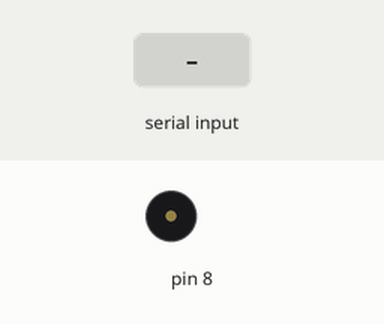
Simulated run of this sketch. Board: Arduino Uno, built with avr-gcc and run on an emulated ATmega328P. Parts: buzzer (waves = sounding). The inputs (shaded band) are chosen by the test bench.

Above: at 1.2 s.
1.3 s: "2" received over Serial
At 1.48 s:
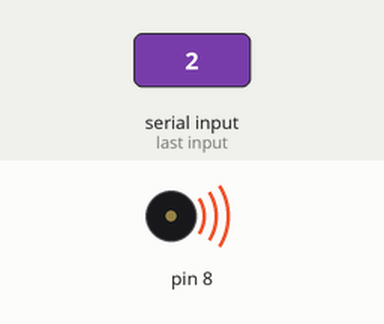
4.3 s: "0" received over Serial
At 5.0 s:
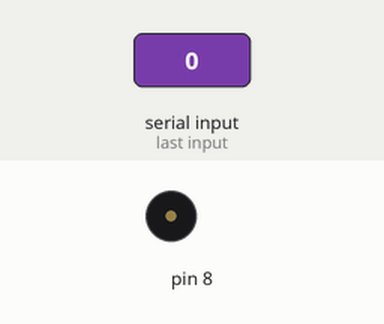
5.8 s: "1" received over Serial
At 6.8 s:
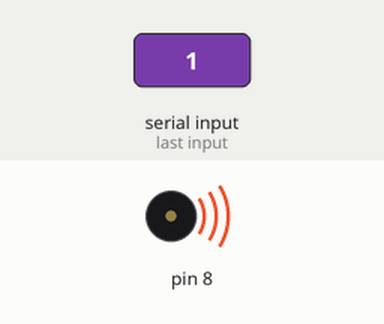
Timing chart, 0 to 13.3 s (numbered marks = the images above; inputs shaded):
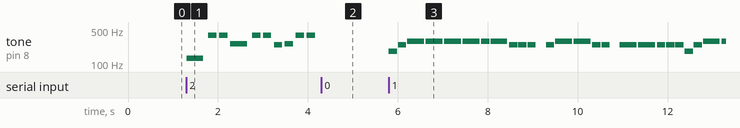

The sketch:

music.ino
```cpp
#include <Arduino.h>

#define NOTE_B0  31
#define NOTE_C1  33
#define NOTE_CS1 35
#define NOTE_D1  37
#define NOTE_DS1 39
#define NOTE_E1  41
#define NOTE_F1  44
#define NOTE_FS1 46
#define NOTE_G1  49
#define NOTE_GS1 52
#define NOTE_A1  55
#define NOTE_AS1 58
#define NOTE_B1  62
#define NOTE_C2  65
#define NOTE_CS2 69
#define NOTE_D2  73
#define NOTE_DS2 78
#define NOTE_E2  82
#define NOTE_F2  87
#define NOTE_FS2 93
#define NOTE_G2  98
#define NOTE_GS2 104
#define NOTE_A2  110
#define NOTE_AS2 117
#define NOTE_B2  123
#define NOTE_C3  131
#define NOTE_CS3 139
#define NOTE_D3  147
#define NOTE_DS3 156
#define NOTE_E3  165
#define NOTE_F3  175
#define NOTE_FS3 185
#define NOTE_G3  196
#define NOTE_GS3 208
#define NOTE_A3  220
#define NOTE_AS3 233
#define NOTE_B3  247
#define NOTE_C4  262
#define NOTE_CS4 277
#define NOTE_D4  294
#define NOTE_DS4 311
#define NOTE_E4  330
#define NOTE_F4  349
#define NOTE_FS4 370
#define NOTE_G4  392
#define NOTE_GS4 415
#define NOTE_A4  440
#define NOTE_AS4 466
#define NOTE_B4  494
#define NOTE_C5  523
#define NOTE_CS5 554
#define NOTE_D5  587
#define NOTE_DS5 622
#define NOTE_E5  659
#define NOTE_F5  698
#define NOTE_FS5 740
#define NOTE_G5  784
#define NOTE_GS5 831
#define NOTE_A5  880
#define NOTE_AS5 932
#define NOTE_B5  988
#define NOTE_C6  1047
#define NOTE_CS6 1109
#define NOTE_D6  1175
#define NOTE_DS6 1245
#define NOTE_E6  1319
#define NOTE_F6  1397
#define NOTE_FS6 1480
#define NOTE_G6  1568
#define NOTE_GS6 1661
#define NOTE_A6  1760
#define NOTE_AS6 1865
#define NOTE_B6  1976
#define NOTE_C7  2093
#define NOTE_CS7 2217
#define NOTE_D7  2349
#define NOTE_DS7 2489
#define NOTE_E7  2637
#define NOTE_F7  2794
#define NOTE_FS7 2960
#define NOTE_G7  3136
#define NOTE_GS7 3322
#define NOTE_A7  3520
#define NOTE_AS7 3729
#define NOTE_B7  3951
#define NOTE_C8  4186
#define NOTE_CS8 4435
#define NOTE_D8  4699
#define NOTE_DS8 4978

void setup() {
  Serial.begin(9600);
}

void loop() {
  if (Serial.available()) {
    char c = Serial.read();
    if (c == '0') {
      noTone(8);
    }
    else if (c == '1') {
      play_style();
      noTone(8);
    }
    else if (c == '2') {
      play_kahoot();
      noTone(8);
    }
    else if (c == '3') {
      play_christmas();
      noTone(8);
    }
  }
}


int style_melody[] = {
  // instrumentals
  NOTE_FS3, NOTE_B3, NOTE_D4, NOTE_D4,NOTE_D4,NOTE_D4,NOTE_D4,NOTE_D4,NOTE_B3,NOTE_B3,NOTE_B3,0,NOTE_B3,NOTE_D4,NOTE_D4,NOTE_B3,NOTE_B3,0,NOTE_B3,NOTE_B3,NOTE_B3,NOTE_B3,NOTE_B3,
  // repeat!
  NOTE_FS3,NOTE_B3,NOTE_D4,NOTE_D4,NOTE_D4,NOTE_D4,NOTE_D4,NOTE_D4,NOTE_B3,NOTE_B3,NOTE_B3,0,NOTE_B3,NOTE_D4,NOTE_D4,NOTE_B3,NOTE_B3,0,
  // verse 1 starts!
  // lyrics: "midnight, you come and pick me up no headlights"
  NOTE_E4,NOTE_FS4,NOTE_FS4,0,NOTE_D4,NOTE_E4,NOTE_FS4,0,NOTE_FS4,NOTE_E4,NOTE_E4,0,NOTE_D4,NOTE_E4,NOTE_FS4,NOTE_FS4,0,NOTE_B3,NOTE_CS4,NOTE_E4,0,NOTE_A3,NOTE_B3,NOTE_D4,0,
  // "long drive, could end in burning flames or paradise"
  NOTE_E4,NOTE_FS4,NOTE_FS4,0,NOTE_D4,NOTE_E4,NOTE_FS4,0,NOTE_FS4,NOTE_E4,NOTE_E4,0,NOTE_D4,NOTE_E4,NOTE_FS4,NOTE_FS4,0,NOTE_B3,NOTE_CS4,NOTE_E4,0,NOTE_A3,NOTE_B3,NOTE_D4,0,
  // "fade into view, oh"
  NOTE_D4,NOTE_D4,NOTE_A4,NOTE_A4,NOTE_FS4,NOTE_E4,0,NOTE_A4,
  // "it's been a while since i have even heard from you"
  0,NOTE_A4,NOTE_A4,0,NOTE_G4,NOTE_G4,0,NOTE_FS4,NOTE_FS4,0,NOTE_E4,NOTE_E4,0,NOTE_D4,NOTE_E4,NOTE_FS4,NOTE_FS4,0,NOTE_D4,NOTE_E4,NOTE_FS4,NOTE_FS4,0,
  // pre chorus starts
  // "and i should just tell you to leave cause i"
  NOTE_D4,NOTE_D4,NOTE_D4,NOTE_D4,NOTE_D4,NOTE_B3,NOTE_E4,NOTE_B3,NOTE_B3,0,
  // "know exactly where it leads but i"
  NOTE_D4,NOTE_D4,NOTE_D4,NOTE_D4,NOTE_D4,NOTE_B3,NOTE_E4,NOTE_B3,NOTE_B3,0,
  // "watch us go round and round each time"
  NOTE_B3,NOTE_B3,NOTE_D4,NOTE_D4,NOTE_B3,NOTE_D4,NOTE_B3,NOTE_D4,0,NOTE_E4,NOTE_FS4,NOTE_A4,NOTE_A4,0,
  // chorus starts
  // "you got that james dean daydream look in your eye"
  NOTE_FS4,NOTE_E4,NOTE_D4,NOTE_E4,NOTE_E4,NOTE_E4,NOTE_E4,NOTE_E4,NOTE_FS4,NOTE_E4,NOTE_A4,0,
  // "and i got that red lip classic thing that you like"
  NOTE_FS4,NOTE_E4,NOTE_D4,NOTE_B3,NOTE_E4,NOTE_E4,NOTE_E4,NOTE_E4,NOTE_E4,NOTE_FS4,NOTE_E4,NOTE_A4,0,
  // "and when we go crashing down we come back every time"
  NOTE_FS4,NOTE_E4,NOTE_D4,NOTE_B3,NOTE_E4,NOTE_E4,NOTE_E4,NOTE_E4,NOTE_D4,NOTE_E4,NOTE_FS4,NOTE_E4,NOTE_A4, 0,
  // "we never go out of style, we never go out of style"
  NOTE_FS4,NOTE_E4,NOTE_D4,NOTE_B3,NOTE_E4,NOTE_E4,NOTE_E4,NOTE_FS4,NOTE_E4,NOTE_D4,NOTE_B3,NOTE_D5,NOTE_D5,NOTE_D5,
};


int style_note_durations[] = {
  8,8,4,4,4,4,8,4,8,8,8,8,8,4,4,8,8,8,4,4,8,8,8,8,8,4,4,4,4,8,4,8,8,8,8,8,4,4,8,8,4,
  4,8,2,4,8,8,8,8,4,8,8,8,4,4,8,2,4,8,8,2,8,8,8,2,4,
  4,8,2,4,8,8,8,8,4,8,8,8,4,4,8,2,4,8,8,2,8,8,8,2,4,
  8,8,4,4,4,4,
  8, 8, 8,
  8,4,8,8,4,8,8,4,8,8,4,8,4,4,8,2,
  8,4,4,8,2,
  4,
  8,8,8,8,8,8,4,8,4,4,
  8,8,8,8,8,8,4,8,4,4,
  8,8,4,4,8,4,4,4,8,
  8,8,4,4,8,
  4,4,4,2,2,2,2,4,8,3,2,16,
  4,8,8,4,2,2,2,2,4,8,3,2,16,
  4,8,8,4,2,2,2,4,4,4,8,3,2,16,
  4,8,8,4,3,3,2,4,8,8,4,3,3,2
};

void play_style() {
  for (int this_note = 0; this_note < 209; this_note++) {
    int note_duration = 1500 / style_note_durations[this_note];
    tone(8, style_melody[this_note], note_duration);
    int pause = note_duration * 1.1;
    delay(pause);
    noTone(8);
    char c = Serial.read();
      if (c == '0') {
      break;
  }
}
}

int kahoot_melody[] = {
  NOTE_C3,NOTE_G4,NOTE_G4,NOTE_C4,NOTE_G4,NOTE_G4,NOTE_B3,NOTE_C4,NOTE_G4,NOTE_G4,0,
  NOTE_G4,NOTE_G4,NOTE_F3,NOTE_F4,NOTE_F4,NOTE_F3,NOTE_F4,NOTE_F4,0,
  NOTE_F4,NOTE_F4,NOTE_E3,NOTE_D3,NOTE_E4,NOTE_E4,

  NOTE_C3,NOTE_G4,NOTE_G4,NOTE_C4,NOTE_G4,NOTE_G4,NOTE_B3,NOTE_C4,NOTE_G4,NOTE_G4,0,
  NOTE_G4,NOTE_G4,NOTE_F3,NOTE_F4,NOTE_F4,NOTE_F3,NOTE_F4,NOTE_F4,0,
  NOTE_F4,NOTE_F4,NOTE_E3,NOTE_D3,NOTE_E4,NOTE_E4,

  NOTE_E4,0,NOTE_E4,0,NOTE_G4,0,NOTE_G4,0,NOTE_C4,0,NOTE_C4,0,NOTE_G4,0,NOTE_G4,0,0,
  NOTE_G4,0,NOTE_G4,0,0,

  NOTE_G4,0,NOTE_G4,0,NOTE_F3,NOTE_F4,0,NOTE_F4,0,NOTE_F3,NOTE_F4,0,NOTE_F4,0,0,NOTE_F4,0,
  NOTE_F4,0,NOTE_E3,NOTE_D3,NOTE_E4,0,NOTE_E4,0,

  NOTE_E4,0,NOTE_E4,0,NOTE_G4,0,NOTE_G4,0,
  NOTE_C4,0,NOTE_C4,0,NOTE_G4,0,NOTE_G4,0,0,

  NOTE_G4,0,NOTE_G4,0,0,
  NOTE_G4,0,NOTE_G4,0,NOTE_F3,NOTE_F4,0,NOTE_F4,0,NOTE_F3,NOTE_F4,0,NOTE_F4,0,0,
  NOTE_F4,0,NOTE_F4,0,NOTE_E3,NOTE_D3,NOTE_E4,0,NOTE_E4,0,
  // 146 notes total
};

int kahoot_note_durations[] = {
  4, 8, 8, 4, 8, 8, 8, 8, 8, 8, 4,
  8, 8, 4, 8, 8, 4, 8, 8, 4,
  8, 8, 8, 8, 8, 8,
  4, 8, 8, 4, 8, 8, 8, 8, 8, 8, 4,
  8, 8, 4, 8, 8, 4, 8, 8, 4,
  8, 8, 8, 8, 8, 8,
  16, 16, 16, 16, 16, 16, 16, 16, 16, 16, 16, 16, 16, 16, 16, 16, 4,
  16, 16, 16, 16, 4,
  16, 16, 16, 16, 4, 16, 16, 16, 16, 4, 16, 16, 16, 16, 4,
  16, 16, 16, 16, 8, 8, 16, 16, 16, 16,
  16, 16, 16, 16, 16, 16, 16, 16, 16, 16, 16, 16, 16, 16, 16, 16, 4,
  16, 16, 16, 16, 4,
  16, 16, 16, 16, 4, 16, 16, 16, 16, 4, 16, 16, 16, 16, 4,
  16, 16, 16, 16, 8, 8, 16, 16, 16, 16,
};

void play_kahoot() {
  for (int this_note = 0; this_note < 146; this_note++) {
    int note_duration = 1500 / kahoot_note_durations[this_note];
    tone(8, kahoot_melody[this_note], note_duration);
    int pause = note_duration * 1.3;
    delay(pause);
    noTone(8);
    char c = Serial.read();
      if (c == '0') {
      break;
  }
}
}

int christmas_melody[] = {
  NOTE_G4,NOTE_B4,NOTE_D5,NOTE_FS5,NOTE_G5,NOTE_FS5,NOTE_D5,NOTE_B4,NOTE_G4,NOTE_C5,NOTE_D5,NOTE_G5,NOTE_D5,0,NOTE_A4,NOTE_G4,0,NOTE_B4,NOTE_D5,NOTE_FS5,NOTE_G5,NOTE_FS5,NOTE_E5,NOTE_D5,0,

  NOTE_A5,NOTE_G5,NOTE_G5,NOTE_FS5,NOTE_FS5,NOTE_G5,NOTE_FS5,NOTE_E5,NOTE_D5,0,

  NOTE_C5,NOTE_E5,NOTE_G5,NOTE_A5,NOTE_B5,NOTE_A5,NOTE_G5,NOTE_E5,0,NOTE_B5,NOTE_D6,NOTE_A5,NOTE_G5,NOTE_G5,NOTE_A5,NOTE_G5,NOTE_E5,NOTE_D5,0,

  NOTE_G5,NOTE_A5,NOTE_FS5,NOTE_G5,NOTE_E5,NOTE_FS5,NOTE_E5,NOTE_D5,0,

  NOTE_B5,NOTE_A5,NOTE_A5,NOTE_G5,NOTE_FS5,NOTE_E5,NOTE_FS5,NOTE_E5,NOTE_D5,0,

  NOTE_D5,NOTE_E5,NOTE_G5,NOTE_D6,NOTE_C6,NOTE_D6,NOTE_C6,0,NOTE_B5,NOTE_A5,NOTE_G5,NOTE_E5,NOTE_D5,NOTE_A5,NOTE_B5,NOTE_A5,NOTE_B5,NOTE_G5,NOTE_E5,NOTE_D5,0,

  NOTE_A5,NOTE_G5,
};

int christmas_note_durations[] = {
  3,3,3,3,3,3,3,3, //8
  3,3,3,3,2,4, //6
  3,2,4,3,3.5,4,3,3.5,3.5,3.5,4, //10
  3,4,4,3,3.5,3.5,3,3,3,4, //9
  4,4,3,4,3,4,3.5,3.5,4, //8
  4,4,4,3.5,4,3,4,3.5,4,4, //9
  3,4,3,4,3,4,4,4,4,
  3,4,4,3.5,4,3.5,4,4,3.5,4,
  3,4,4,4,4,8,2,
  3,3,3,3,3,2,2,3,10,10,10,10,4,4,
  1.8,1.8
};

void play_christmas() {
  for (int this_note = 0; this_note < 97; this_note++) {
    int note_duration = 1500 / christmas_note_durations[this_note];
    tone(8, christmas_melody[this_note], note_duration);
    int pause = note_duration * 1.1;
    delay(pause);
    noTone(8);
    char c = Serial.read();
      if (c == '0') {
      break;
  }
}
}
```

Measured:
- after the input at 1.3 s, tone on pin 8: plays 131 Hz for 0.38 s, 392 Hz for 0.19 s, 392 Hz for 0.19 s, 262 Hz for 0.38 s, 392 Hz for 0.19 s, 392 Hz for 0.19 s … (10 notes in this stretch), starting at once
- after the input at 4.3 s, tone on pin 8: stops changing and stays silent
- after the input at 5.8 s, tone on pin 8: plays 185 Hz for 0.19 s, 247 Hz for 0.19 s, 294 Hz for 0.38 s, 294 Hz for 0.38 s, 294 Hz for 0.38 s, 294 Hz for 0.38 s … (25 notes in this stretch), starting at once
